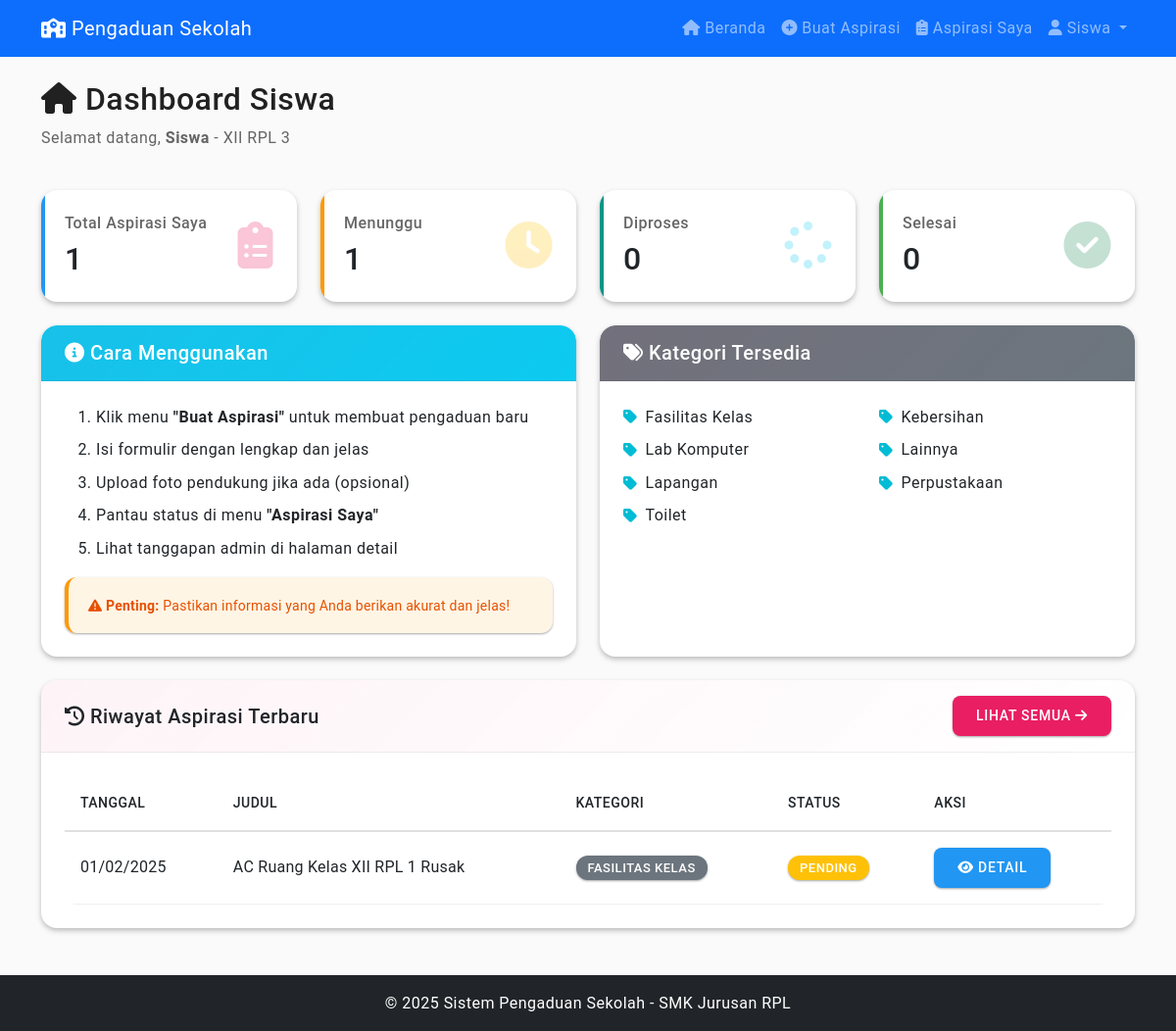
Screenshot of /siswa/index.php (signed in) with the database file from the repository.
### tables this page shows
CREATE TABLE kategori (
    id_kategori INT PRIMARY KEY AUTO_INCREMENT,
    nama_kategori VARCHAR(50) NOT NULL,
    deskripsi TEXT NULL
);

CREATE TABLE aspirasi (
    id_aspirasi INT PRIMARY KEY AUTO_INCREMENT,
    
    id_user INT NOT NULL,
     
    
    id_kategori INT NOT NULL,
     
    
    judul VARCHAR(200) NOT NULL,
    deskripsi TEXT NOT NULL,
    lokasi VARCHAR(100) NOT NULL,
    
    status ENUM('pending', 'proses', 'selesai', 'ditolak') DEFAULT 'pending',
     
    
    prioritas ENUM('rendah', 'sedang', 'tinggi') DEFAULT 'sedang',
     
    
    tanggal_pengaduan DATE NOT NULL,
    foto VARCHAR(255) NULL,
     
    
    created_at TIMESTAMP DEFAULT CURRENT_TIMESTAMP,
    updated_at TIMESTAMP DEFAULT CURRENT_TIMESTAMP ON UPDATE CURRENT_TIMESTAMP,
     
    
    FOREIGN KEY (id_user) REFERENCES users(id_user) ON DELETE CASCADE,
     
    
    FOREIGN KEY (id_kategori) REFERENCES kategori(id_kategori) ON DELETE RESTRICT
     
);

### functions/functions.php (called while the page is built, shortened)
<?php
function get_all_aspirasi($filters = []) {
    $conn = getConnection();
    $query = "SELECT a.*, u.nama as nama_siswa, u.kelas, k.nama_kategori
              FROM aspirasi a
              JOIN users u ON a.id_user = u.id_user
              JOIN kategori k ON a.id_kategori = k.id_kategori
              WHERE 1=1";
    $params = [];
    $types = "";
    if (!empty($filters['id_user'])) {
        $query .= " AND a.id_user = ?";
        $params[] = $filters['id_user'];
        $types .= "i";
    }
    $query .= " ORDER BY a.created_at DESC";
    if (!empty($params)) {
        $stmt = $conn->prepare($query);
        $stmt->bind_param($types, ...$params);
        $stmt->execute();
        $result = $stmt->get_result();
    } else {
        $result = $conn->query($query);
    }
    $aspirasi = [];
    while ($row = $result->fetch_assoc()) {
        $aspirasi[] = $row;
    }
    return $aspirasi;
}
function get_statistik_siswa($id_user) {
    $conn = getConnection();
    $stats = [];
    $stmt = $conn->prepare("SELECT COUNT(*) as total FROM aspirasi WHERE id_user = ?");
    $stmt->bind_param("i", $id_user);
    $stmt->execute();
    $result = $stmt->get_result();
    $stats['total_aspirasi'] = $result->fetch_assoc()['total'];
    $stmt = $conn->prepare("SELECT COUNT(*) as total FROM aspirasi WHERE id_user = ? AND status = 'pending'");
    $stmt->bind_param("i", $id_user);
    $stmt->execute();
    $result = $stmt->get_result();
    $stats['pending'] = $result->fetch_assoc()['total'];
    $stmt = $conn->prepare("SELECT COUNT(*) as total FROM aspirasi WHERE id_user = ? AND status = 'proses'");
    $stmt->bind_param("i", $id_user);
    $stmt->execute();
    $result = $stmt->get_result();
    $stats['proses'] = $result->fetch_assoc()['total'];
    $stmt = $conn->prepare("SELECT COUNT(*) as total FROM aspirasi WHERE id_user = ? AND status = 'selesai'");
    $stmt->bind_param("i", $id_user);
    $stmt->execute();
    $result = $stmt->get_result();
    $stats['selesai'] = $result->fetch_assoc()['total'];
    return $stats;
}
function get_all_kategori() {
    $conn = getConnection();
    $result = $conn->query("SELECT * FROM kategori ORDER BY nama_kategori");
    $kategori = [];
    while ($row = $result->fetch_assoc()) {
        $kategori[] = $row;
    }
    return $kategori;
}
?>

### siswa/index.php (the view, shortened to what this page needs)
<?php
require_once '../functions/functions.php';
$stats = get_statistik_siswa($_SESSION['user_id']);
$aspirasi_terbaru = get_all_aspirasi(['id_user' => $_SESSION['user_id']]);
$aspirasi_terbaru = array_slice($aspirasi_terbaru, 0, 5);
$kategoris = get_all_kategori();
include '../includes/header.php';
include '../includes/navbar.php';
?>
<div class="container my-4">
    <div class="row mb-4">
        <div class="col">
            <h2><i class="fas fa-home"></i> Dashboard Siswa</h2>
            <p class="text-muted">Selamat datang, <strong><?php echo $_SESSION['nama']; ?></strong> - <?php echo $_SESSION['kelas']; ?></p>
        </div>
    </div>
    <div class="row g-4 mb-4">
        <div class="col-md-3">
            <div class="card stat-card total">
                <div class="card-body">
                    <div class="d-flex justify-content-between align-items-center">
                        <div>
                            <h6 class="text-muted mb-2">Total Aspirasi Saya</h6>
                            <h2 class="mb-0"><?php echo $stats['total_aspirasi']; ?></h2>
                        </div>
                        <div>
                            <i class="fas fa-clipboard-list fa-3x text-primary opacity-25"></i>
                        </div>
                    </div>
                </div>
            </div>
        </div>
        <div class="col-md-3">
            <div class="card stat-card pending">
                <div class="card-body">
                    <div class="d-flex justify-content-between align-items-center">
                        <div>
                            <h6 class="text-muted mb-2">Menunggu</h6>
                            <h2 class="mb-0"><?php echo $stats['pending']; ?></h2>
                        </div>
                        <div>
                            <i class="fas fa-clock fa-3x text-warning opacity-25"></i>
                        </div>
                    </div>
                </div>
            </div>
        </div>
        <div class="col-md-3">
            <div class="card stat-card proses">
                <div class="card-body">
                    <div class="d-flex justify-content-between align-items-center">
                        <div>
                            <h6 class="text-muted mb-2">Diproses</h6>
                            <h2 class="mb-0"><?php echo $stats['proses']; ?></h2>
                        </div>
                        <div>
                            <i class="fas fa-spinner fa-3x text-info opacity-25"></i>
                        </div>
                    </div>
                </div>
            </div>
        </div>
        <div class="col-md-3">
            <div class="card stat-card selesai">
                <div class="card-body">
                    <div class="d-flex justify-content-between align-items-center">
                        <div>
                            <h6 class="text-muted mb-2">Selesai</h6>
                            <h2 class="mb-0"><?php echo $stats['selesai']; ?></h2>
                        </div>
                        <div>
                            <i class="fas fa-check-circle fa-3x text-success opacity-25"></i>
                        </div>
                    </div>
                </div>
            </div>
        </div>
    </div>
    <div class="row">
        <div class="col-md-6 mb-4">
            <div class="card h-100">
                <div class="card-header bg-info text-white">
                    <h5 class="mb-0"><i class="fas fa-info-circle"></i> Cara Menggunakan</h5>
                </div>
                <div class="card-body">
                    <ol>
                        <li class="mb-2">
                            Klik menu <strong>"Buat Aspirasi"</strong> untuk membuat pengaduan baru
                        </li>
                        <li class="mb-2">
                            Isi formulir dengan lengkap dan jelas
                        </li>
                        <li class="mb-2">
                            Upload foto pendukung jika ada (opsional)
                        </li>
                        <li class="mb-2">
                            Pantau status di menu <strong>"Aspirasi Saya"</strong>
                        </li>
                        <li class="mb-2">
                            Lihat tanggapan admin di halaman detail
                        </li>
                    </ol>
                    <div class="alert alert-warning mb-0">
                        <small>
                            <i class="fas fa-exclamation-triangle"></i>
                            <strong>Penting:</strong> Pastikan informasi yang Anda berikan akurat dan jelas!
                        </small>
                    </div>
                </div>
            </div>
        </div>
        <div class="col-md-6 mb-4">
            <div class="card h-100">
                <div class="card-header bg-secondary text-white">
                    <h5 class="mb-0"><i class="fas fa-tags"></i> Kategori Tersedia</h5>
                </div>
                <div class="card-body">
                    <div class="row">
                        <?php foreach ($kategoris as $kat): ?>
                            <div class="col-md-6 mb-2">
                                <div class="d-flex align-items-center">
                                    <i class="fas fa-tag text-secondary me-2"></i>
                                    <span><?php echo $kat['nama_kategori']; ?></span>
                                </div>
                            </div>
                        <?php endforeach; ?>
                    </div>
                </div>
            </div>
        </div>
    </div>
    <div class="card">
        <div class="card-header d-flex justify-content-between align-items-center">
            <h5 class="mb-0"><i class="fas fa-history"></i> Riwayat Aspirasi Terbaru</h5>
            <a href="aspirasi_saya.php" class="btn btn-sm btn-primary">
                Lihat Semua <i class="fas fa-arrow-right"></i>
            </a>
        </div>
        <div class="card-body">
            <?php if (empty($aspirasi_terbaru)): ?>
                <div class="text-center py-5">
                    <i class="fas fa-inbox fa-4x text-muted mb-3"></i>
                    <p class="text-muted mb-3">Anda belum memiliki aspirasi</p>
                    <a href="form_aspirasi.php" class="btn btn-primary">
                        <i class="fas fa-plus-circle"></i> Buat Aspirasi Pertama
                    </a>
                </div>
            <?php else: ?>
                <div class="table-responsive">
                    <table class="table table-hover">
                        <thead>
                            <tr>
                                <th>Tanggal</th>
                                <th>Judul</th>
                                <th>Kategori</th>
                                <th>Status</th>
                                <th>Aksi</th>
                            </tr>
                        </thead>
                        <tbody>
                            <?php foreach ($aspirasi_terbaru as $asp): ?>
                            <tr>
                                <td><?php echo date('d/m/Y', strtotime($asp['tanggal_pengaduan'])); ?></td>
                                <td><?php echo $asp['judul']; ?></td>
                                <td><span class="badge bg-secondary"><?php echo $asp['nama_kategori']; ?></span></td>
                                <td>
                                    <?php
                                    $status_class = [
                                        'pending' => 'warning',
                                        'proses' => 'info',
                                        'selesai' => 'success',
                                        'ditolak' => 'danger'
                                    ];
                                    ?>
                                    <span class="badge bg-<?php echo $status_class[$asp['status']]; ?>">
                                        <?php echo strtoupper($asp['status']); ?>
                                    </span>
                                </td>
                                <td>
                                    <a href="detail_aspirasi.php?id=<?php echo $asp['id_aspirasi']; ?>"
                                       class="btn btn-sm btn-info">
                                        <i class="fas fa-eye"></i> Detail
                                    </a>
                                </td>
                            </tr>
                            <?php endforeach; ?>
                        </tbody>
                    </table>
                </div>
            <?php endif; ?>
        </div>
    </div>
</div>
<?php include '../includes/footer.php'; ?>

### assets/css/style.css (style rules this page uses)
:root { --md-primary: #E91E63; --md-primary-light: #F06292; --md-primary-dark: #C2185B; --md-secondary: #00BCD4; --md-secondary-light: #4DD0E1; --md-secondary-dark: #0097A7; --md-background: #FAFAFA; --md-surface: #FFFFFF; --md-error: #F44336; --md-on-primary: #FFFFFF; --md-on-secondary: #FFFFFF; --md-on-background: rgba(0, 0, 0, 0.87); --md-on-surface: rgba(0, 0, 0, 0.87); --md-on-error: #FFFFFF; --md-success: #4CAF50; --md-warning: #FF9800; --md-info: #2196F3; --md-teal: #009688; --md-purple: #9C27B0; --md-deep-purple: #673AB7; --shadow-1: 0 1px 3px rgba(0,0,0,0.12), 0 1px 2px rgba(0,0,0,0.24); --shadow-2: 0 3px 6px rgba(0,0,0,0.15), 0 2px 4px rgba(0,0,0,0.12); --shadow-3: 0 10px 20px rgba(0,0,0,0.15), 0 3px 6px rgba(0,0,0,0.10); --shadow-4: 0 15px 25px rgba(0,0,0,0.15), 0 5px 10px rgba(0,0,0,0.05); --shadow-5: 0 20px 40px rgba(0,0,0,0.2); --transition-fast: 150ms cubic-bezier(0.4, 0, 0.2, 1); --transition-standard: 250ms cubic-bezier(0.4, 0, 0.2, 1); --transition-complex: 375ms cubic-bezier(0.4, 0, 0.2, 1); }
* { font-family: 'Roboto', -apple-system, BlinkMacSystemFont, 'Segoe UI', sans-serif; }
body { color: var(--md-on-background); background-color: var(--md-background); font-size: 16px; line-height: 1.6; letter-spacing: 0.03em; }
.stat-card { border-radius: 16px; border: none; background: var(--md-surface); box-shadow: var(--shadow-2); transition: all var(--transition-complex); overflow: hidden; position: relative; }
.stat-card::before { content: ''; position: absolute; top: 0; left: 0; width: 4px; height: 100%; transition: width var(--transition-standard); }
.stat-card .card-body { padding: 24px; }
.stat-card.total::before { background: var(--md-info); }
.stat-card.pending::before { background: var(--md-warning); }
.stat-card.proses::before { background: var(--md-teal); }
.stat-card.selesai::before { background: var(--md-success); }
.card { border-radius: 16px; border: none; background: var(--md-surface); box-shadow: var(--shadow-2); transition: all var(--transition-standard); overflow: hidden; }
.card-body { padding: 24px; }
.card-header { border-radius: 16px 16px 0 0 !important; font-weight: 500; letter-spacing: 0.5px; background: linear-gradient(135deg, rgba(233, 30, 99, 0.05) 0%, transparent 100%); border-bottom: 1px solid rgba(0,0,0,0.06); padding: 16px 24px; }
table { border-radius: 12px; overflow: hidden; }
.table { margin-bottom: 0; }
.table thead th { font-weight: 500; letter-spacing: 0.5px; text-transform: uppercase; font-size: 0.875rem; border-bottom: 2px solid rgba(0,0,0,0.12); padding: 16px; }
.table tbody td { padding: 16px; vertical-align: middle; border-bottom: 1px solid rgba(0,0,0,0.06); letter-spacing: 0.25px; }
.table tbody tr { transition: background-color var(--transition-fast); }
.badge { font-size: 0.8125rem; font-weight: 500; letter-spacing: 0.5px; padding: 6px 12px; border-radius: 12px; text-transform: uppercase; display: inline-flex; align-items: center; box-shadow: var(--shadow-1); }
.btn { border-radius: 8px; font-weight: 500; letter-spacing: 0.75px; text-transform: uppercase; font-size: 0.875rem; padding: 10px 24px; transition: all var(--transition-standard); box-shadow: var(--shadow-1); border: none; position: relative; overflow: hidden; }
.btn::before { content: ''; position: absolute; top: 50%; left: 50%; width: 0; height: 0; border-radius: 50%; background: rgba(255,255,255,0.3); transform: translate(-50%, -50%); transition: width 0.6s, height 0.6s; }
.btn-primary { background: var(--md-primary); color: var(--md-on-primary); }
.btn-info { background: var(--md-info); color: #FFFFFF; }
.alert { border-radius: 12px; border: none; border-left: 4px solid; padding: 16px 20px; box-shadow: var(--shadow-1); font-weight: 400; letter-spacing: 0.25px; }
.alert-warning { background: rgba(255, 152, 0, 0.1); border-left-color: var(--md-warning); color: #E65100; }
.text-primary { color: var(--md-primary) !important; }
.text-secondary { color: var(--md-secondary) !important; }
.text-muted { color: rgba(0,0,0,0.6) !important; }

### rows the page displays
kategori: nama_kategori "Fasilitas Kelas"
kategori: nama_kategori "Kebersihan"
kategori: nama_kategori "Lab Komputer"
kategori: nama_kategori "Lainnya"
kategori: nama_kategori "Lapangan"
kategori: nama_kategori "Perpustakaan"
kategori: nama_kategori "Toilet"
aspirasi: tanggal_pengaduan "01/02/2025", judul "AC Ruang Kelas XII RPL 1 Rusak", id_kategori.nama_kategori "FASILITAS KELAS", status "PENDING"

### other values shown
$_SESSION['nama'] "Siswa"
$_SESSION['kelas'] "XII RPL 3"
$stats['total_aspirasi'] "1"
$stats['pending'] "1"
$stats['proses'] "0"
$stats['selesai'] "0"
